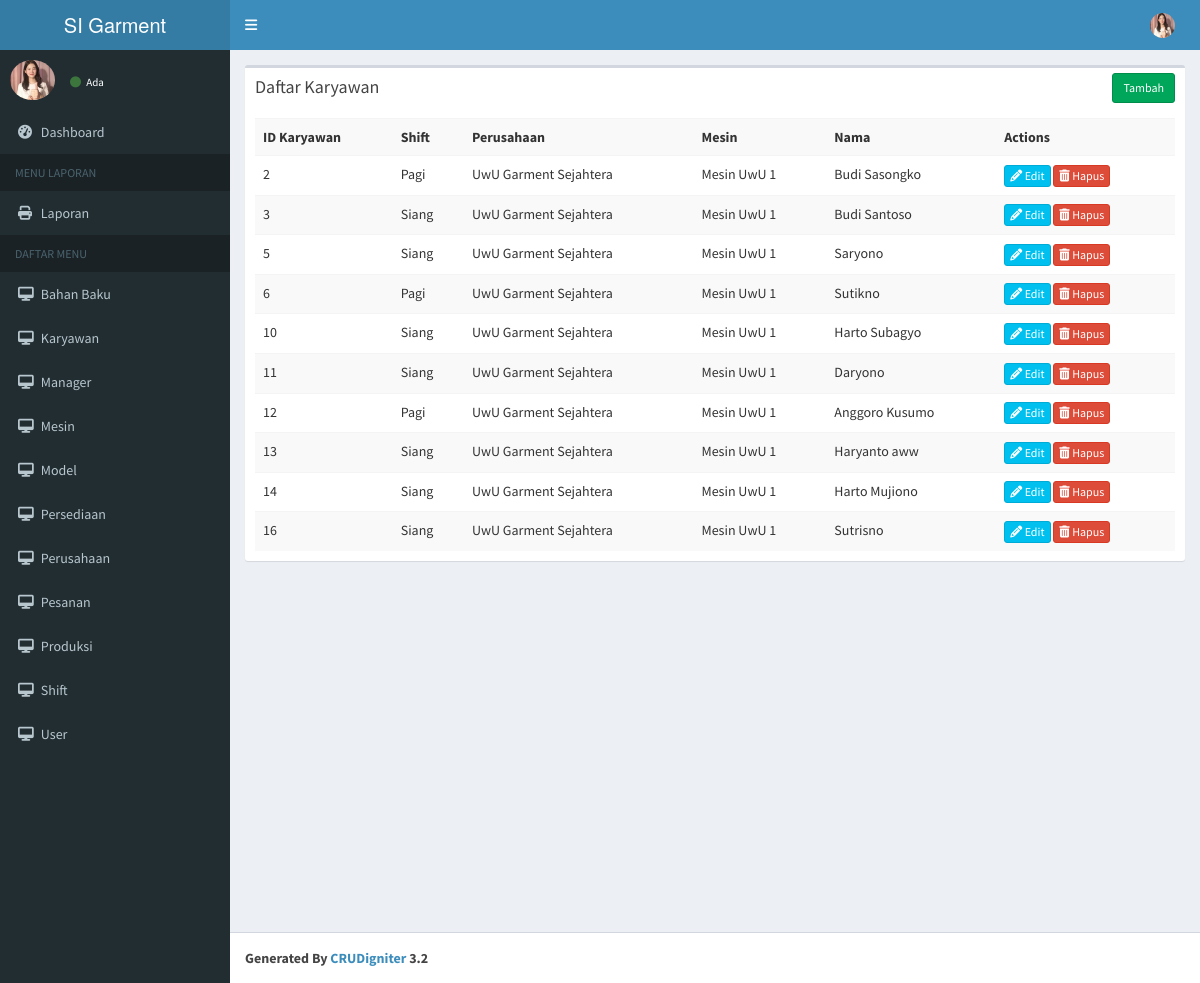
The app's page /index.php/karyawan with its own data.
### tables this page shows
CREATE TABLE `karyawan` (
  `id_karyawan` int(10) UNSIGNED NOT NULL,
  `nama` text NOT NULL,
  `id_shift` int(2) UNSIGNED NOT NULL,
  `id_perusahaan` smallint(5) UNSIGNED DEFAULT NULL,
  `id_mesin` int(11) UNSIGNED NOT NULL
);

CREATE TABLE `shift` (
  `id_shift` int(2) UNSIGNED NOT NULL,
  `keterangan` text NOT NULL
);

CREATE TABLE `perusahaan` (
  `id_perusahaan` smallint(5) UNSIGNED NOT NULL,
  `nama` text NOT NULL
);

CREATE TABLE `mesin` (
  `id_mesin` int(10) UNSIGNED NOT NULL,
  `nama` text NOT NULL,
  `id_perusahaan` smallint(5) UNSIGNED DEFAULT NULL
);

### application/controllers/Karyawan.php (called while the page is built, shortened)
<?php
class Karyawan extends CI_Controller
{
    function __construct()
    {
        $this->load->model('Karyawan_model');
    }
    function index()
    {
        $data['karyawan'] = $this->Karyawan_model->get_all_karyawan();
        $data['_view'] = 'karyawan/index';
        $this->load->view('layouts/main', $data);
    }
}

### index.php (called while the page is built, shortened)
<?php
require_once BASEPATH.'core/CodeIgniter.php';

### application/models/Karyawan_model.php (called while the page is built, shortened)
<?php
class Karyawan_model extends CI_Model
{
    function get_all_karyawan()
    {
        $this->db->select('a.id_karyawan,b.nama as id_perusahaan,a.nama,c.keterangan as id_shift,d.nama as id_mesin');
        $this->db->from('karyawan a');
        $this->db->join('perusahaan b', 'a.id_perusahaan = b.id_perusahaan');
        $this->db->join('shift c', 'a.id_shift=c.id_shift');
        $this->db->join('mesin d', 'a.id_mesin=d.id_mesin');
        $this->db->group_by('id_karyawan', 'desc');
        return $this->db->get('karyawan')->result_array();
    }
}

### application/views/karyawan/index.php (the view)
<div class="row">
    <div class="col-md-12">
        <div class="box">
            <div class="box-header">
                <h3 class="box-title">Daftar Karyawan</h3>
                <div class="box-tools">
                    <a href="<?php echo site_url('karyawan/add'); ?>" class="btn btn-success btn-sm">Tambah</a>
                </div>
            </div>
            <div class="box-body">
                <table class="table table-striped">
                    <tr>
                        <th>ID Karyawan</th>
                        <th>Shift</th>
                        <th>Perusahaan</th>
                        <th>Mesin</th>
                        <th>Nama</th>
                        <th>Actions</th>
                    </tr>
                    <?php foreach ($karyawan as $k) { ?>
                        <tr>
                            <td><?php echo $k['id_karyawan']; ?></td>
                            <td><?php echo $k['id_shift']; ?></td>
                            <td><?php echo $k['id_perusahaan']; ?></td>
                            <td><?php echo $k['id_mesin']; ?></td>
                            <td><?php echo $k['nama']; ?></td>
                            <td>
                                <a href="<?php echo site_url('karyawan/edit/' . $k['id_karyawan']); ?>" class="btn btn-info btn-xs"><span class="fa fa-pencil"></span> Edit</a>
                                <a href="<?php echo site_url('karyawan/remove/' . $k['id_karyawan']); ?>" class="btn btn-danger btn-xs"><span class="fa fa-trash"></span> Hapus</a>
                            </td>
                        </tr>
                    <?php } ?>
                </table>
            </div>
        </div>
    </div>
</div>

### application/views/layouts/main.php (shortened to what this page needs)
<!DOCTYPE html>
<html>
<head>
    <link rel="stylesheet" href="<?php echo site_url('resources/css/bootstrap.min.css'); ?>">
    <link rel="stylesheet" href="<?php echo site_url('resources/css/font-awesome.min.css'); ?>">
    <link rel="stylesheet" href="https://cdnjs.cloudflare.com/ajax/libs/ionicons/2.0.1/css/ionicons.min.css">
    <link rel="stylesheet" href="<?php echo site_url('resources/css/bootstrap-datetimepicker.min.css'); ?>">
    <link rel="stylesheet" href="<?php echo site_url('resources/css/AdminLTE.min.css'); ?>">
    <link rel="stylesheet" href="<?php echo site_url('resources/css/_all-skins.min.css'); ?>">
</head>
<body class="hold-transition skin-blue sidebar-mini">
    <div class="wrapper">
        <header class="main-header">
            <a href="<?php echo base_url();?>" class="logo">
                <span class="logo-lg">SI Garment</span>
            </a>
            <nav class="navbar navbar-static-top">
                <a href="#" class="sidebar-toggle" data-toggle="offcanvas" role="button">
                </a>
                <div class="navbar-custom-menu">
                    <ul class="nav navbar-nav">
                        <li class="dropdown user user-menu">
                            <a href="#" class="dropdown-toggle" data-toggle="dropdown">
                                <img src="<?php echo site_url('resources/img/foto.jpg'); ?>" class="user-image" alt="User Image">
                            </a>
                        </li>
                    </ul>
                </div>
            </nav>
        </header>
        <aside class="main-sidebar">
            <section class="sidebar">
                <div class="user-panel">
                    <div class="pull-left image">
                        <img src="<?php echo site_url('resources/img/foto.jpg'); ?>" class="img-circle" alt="User Image">
                    </div>
                    <div class="pull-left info">
                        <a href="#"><i class="fa fa-circle text-success"></i> Ada</a>
                    </div>
                </div>
                <ul class="sidebar-menu">
                    <li>
                        <a href="<?php echo site_url(); ?>">
                            <i class="fa fa-dashboard"></i> <span>Dashboard</span>
                        </a>
                    </li>
                    <li class="header">MENU LAPORAN</li>
                    <li>
                    <li>
                        <a href="#">
                            <i class="fa fa-print"></i> <span>Laporan</span>
                        </a>
                    </li>
                    <li class="header">DAFTAR MENU</li>
                    <li>
                        <a href="#">
                            <i class="fa fa-desktop"></i> <span>Bahan Baku</span>
                        </a>
                    </li>
                    <li>
                        <a href="#">
                            <i class="fa fa-desktop"></i> <span>Karyawan</span>
                        </a>
                    </li>
                    <li>
                        <a href="#">
                            <i class="fa fa-desktop"></i> <span>Manager</span>
                        </a>
                    </li>
                    <li>
                        <a href="#">
                            <i class="fa fa-desktop"></i> <span>Mesin</span>
                        </a>
                    </li>
                    <li>
                        <a href="#">
                            <i class="fa fa-desktop"></i> <span>Model</span>
                        </a>
                    </li>
                    <li>
                        <a href="#">
                            <i class="fa fa-desktop"></i> <span>Persediaan</span>
                        </a>
                    </li>
                    <li>
                        <a href="#">
                            <i class="fa fa-desktop"></i> <span>Perusahaan</span>
                        </a>
                    </li>
                    <li>
                        <a href="#">
                            <i class="fa fa-desktop"></i> <span>Pesanan</span>
                        </a>
                    </li>
                    <li>
                        <a href="#">
                            <i class="fa fa-desktop"></i> <span>Produksi</span>
                        </a>
                    </li>
                    <li>
                        <a href="#">
                            <i class="fa fa-desktop"></i> <span>Shift</span>
                        </a>
                    </li>
                    <li>
                        <a href="#">
                            <i class="fa fa-desktop"></i> <span>User</span>
                        </a>
                    </li>
                </ul>
            </section>
        </aside>
        <div class="content-wrapper">
            <section class="content">
                <?php
                if (isset($_view) && $_view)
                    $this->load->view($_view);
                ?>
            </section>
        </div>
        <footer class="main-footer">
            <strong>Generated By <a href="http://www.crudigniter.com/">CRUDigniter</a> 3.2</strong>
        </footer>
    </div>
</body>
</html>

### records on screen
karyawan: id_karyawan "2", id_shift.keterangan "Pagi", id_perusahaan.nama "UwU Garment Sejahtera", id_mesin.nama "Mesin UwU 1", nama "Budi Sasongko"
karyawan: id_karyawan "3", id_shift.keterangan "Siang", id_perusahaan.nama "UwU Garment Sejahtera", id_mesin.nama "Mesin UwU 1", nama "Budi Santoso"
karyawan: id_karyawan "5", id_shift.keterangan "Siang", id_perusahaan.nama "UwU Garment Sejahtera", id_mesin.nama "Mesin UwU 1", nama "Saryono"
karyawan: id_karyawan "6", id_shift.keterangan "Pagi", id_perusahaan.nama "UwU Garment Sejahtera", id_mesin.nama "Mesin UwU 1", nama "Sutikno"
karyawan: id_karyawan "10", id_shift.keterangan "Siang", id_perusahaan.nama "UwU Garment Sejahtera", id_mesin.nama "Mesin UwU 1", nama "Harto Subagyo"
karyawan: id_karyawan "11", id_shift.keterangan "Siang", id_perusahaan.nama "UwU Garment Sejahtera", id_mesin.nama "Mesin UwU 1", nama "Daryono"
karyawan: id_karyawan "12", id_shift.keterangan "Pagi", id_perusahaan.nama "UwU Garment Sejahtera", id_mesin.nama "Mesin UwU 1", nama "Anggoro Kusumo"
karyawan: id_karyawan "13", id_shift.keterangan "Siang", id_perusahaan.nama "UwU Garment Sejahtera", id_mesin.nama "Mesin UwU 1", nama "Haryanto aww"
karyawan: id_karyawan "14", id_shift.keterangan "Siang", id_perusahaan.nama "UwU Garment Sejahtera", id_mesin.nama "Mesin UwU 1", nama "Harto Mujiono"
karyawan: id_karyawan "16", id_shift.keterangan "Siang", id_perusahaan.nama "UwU Garment Sejahtera", id_mesin.nama "Mesin UwU 1", nama "Sutrisno"
